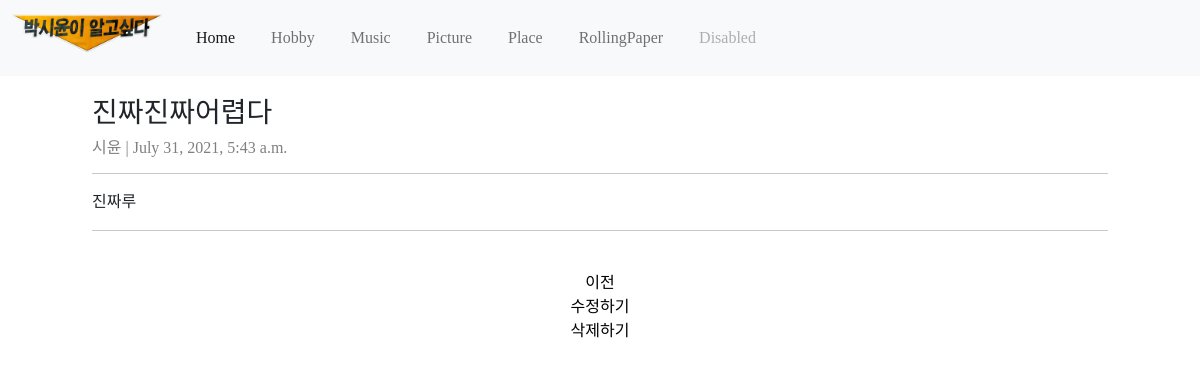
Page /rollingpaper/8 on the committed database.
### introduceapp/models.py (models this page shows, shortened)
class Introduce(models.Model):
    title = models.CharField(max_length = 200)
    writer = models.CharField(max_length = 100)
    date = models.DateTimeField()
    body = models.TextField()

### introduceapp/views.py (the view)
# urls.py: path('<str:id>', detail, name="detail"),
def detail(request, id):
    rollingpaper_contents = get_object_or_404(Introduce, pk = id)
    return render(request, 'detail.html', {'rollingpaper_contents':rollingpaper_contents})

### introduceapp/templates/detail.html (shortened to what this page needs)
{% extends 'base.html' %}
{% block content %}
{% load static %}
<!DOCTYPE html>
<html lang="en">
<head>
    <link rel="stylesheet" href="{% static '../static/css/detail.css'%}">
</head>
    <div class="content">
        <div class="rollingpaperbody">
            <h3>{{rollingpaper_contents.title}}</h3>
            <h6>{{rollingpaper_contents.writer}} | {{rollingpaper_contents.date}}</h6><hr>
            {{rollingpaper_contents.body}}<hr>
            <br>
        </div>
        <div class="detailbutton" style="text-align: center;">
            <a href="{%url 'rollingpaper' %}">이전 </a><br>
            <a href="{% url 'edit' rollingpaper_contents.id%}">수정하기</a><br>
            <a href="{% url 'delete' rollingpaper_contents.id%}">삭제하기</a>
        </div>
    </div>
{% endblock %}

### introduceapp/static/css/detail.css (style rules this page uses)
a { text-decoration: none; color: black; }
.content { padding: 100px 50px; }

### introduceapp/templates/detail.html (style rules this page uses)
body { font-family: 'Pretendard-Regular'; }
h6 { color: gray; }
.content { padding: 20px 50px; }

### rows in the picture
Introduce: title "진짜진짜어렵다", writer "시윤", date "July 31, 2021, 5:43 a.m.", body "진짜루"
